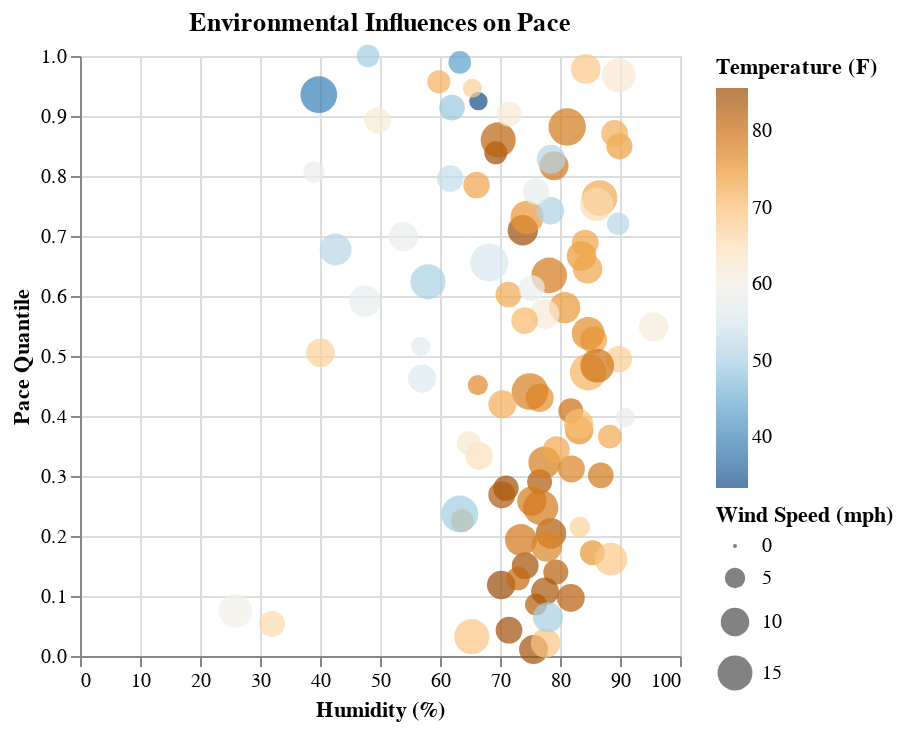

The code cell stored with this chart in its notebook:
### Code cell
# create plot of weather conditions influencing pace
alt.Chart(running_df).mark_circle().encode(alt.X('humidity_avg').title('Humidity (%)'),
                                             alt.Y('pace_quantile').title("Pace Quantile"),
                                             size= alt.Size('wind_mph_avg').title("Wind Speed (mph)"),
                                             color = alt.Color('temp_avg',
                                                     scale=alt.Scale(scheme='blueorange')).title("Temperature (F)")).properties(
                                              title = "Environmental Influences on Pace")
